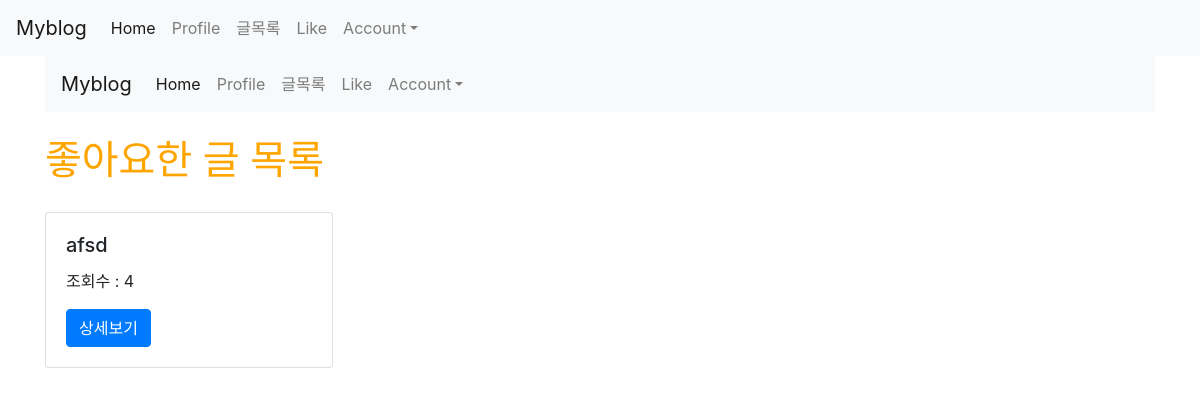
The app's page /posts/like_list/ (signed in), older data.
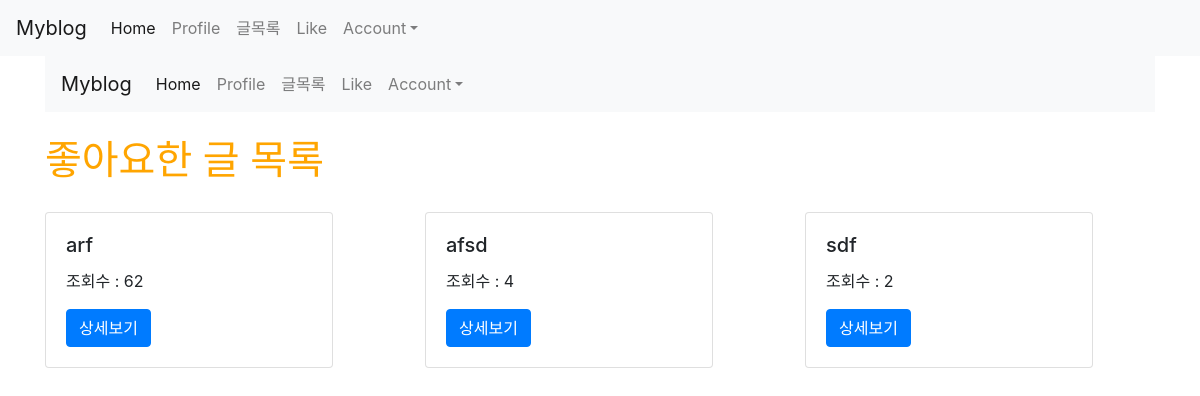
The same page, newer data.
### posts/models.py (models this page shows)
class Like(models.Model):
    user = models.ForeignKey(User, on_delete=models.CASCADE)
    post = models.ForeignKey(Post, on_delete=models.CASCADE)
    created_at = models.DateTimeField(auto_now_add=True)
    updated_at = models.DateTimeField(auto_now = True)
    class Meta:
            unique_together = (('user','post'))

class Post(models.Model):
    title = models.CharField(max_length=50, null=False)
    content = models.TextField()
    writer = models.ForeignKey(User, on_delete = models.CASCADE, null=True)
    view_count = models.IntegerField(default = 0)
    created_at = models.DateTimeField(auto_now_add = True)
    updated_at = models.DateTimeField(auto_now = True)
    image = models.ImageField(upload_to='images/', null=True)
    like_user_set = models.ManyToManyField(User, blank=True, related_name="like_user_set", through="Like")
    like_count = models.IntegerField(default = 0)
    @property
    def like_count(self):
        return self.like_user_set.count()

### posts/views.py (the view)
# urls.py: path('like_list/', like_list, name="like_list"),
@login_required
def like_list(request):
    likes = request.user.like_set.all()
    return render(request,'posts/like_list.html',{'likes':likes})

### posts/templates/posts/like_list.html
{% extends 'base.html' %}
{% load static %}
{% block content %}
{% include 'shared/_navbar.html' %}
<div class="container">
    {% if user.is_authenticated %}
        <h1>좋아요한 글 목록</h1>
        <div class="row">
            {% for like in likes %}
                <div class="col-md-4 col-12">
                    <div class="card" style="width: 18rem; margin-top: 20px;">
                        <div class="card-body">
                            <h5 class="card-title">{{ like.post.title }}</h5>
                            <p>조회수 : {{ like.post.view_count }} </p>
                            <a href="{% url 'posts:show' like.post.id %}" class="btn btn-primary">상세보기</a>
                        </div>
                    </div>
                </div>
            {% endfor %}
        </div>
    {% else %}
        <h3>로그인 후 이용이 가능합니다.</h3>
        <a href="{% url 'account_login' %}" class="btn btn-warning">로그인</a>
        <a href="{% url 'account_signup' %}" class="btn btn-warning">회원가입</a>
    {% endif %}
</div>
{% endblock %}

### myblog/templates/base.html (shortened to what this page needs)
<!doctype html>
{% load static %}
<html lang="en">
  <head>
    <link rel="stylesheet" href="https://stackpath.bootstrapcdn.com/bootstrap/4.5.0/css/bootstrap.min.css">
    <link rel="stylesheet" href="{% static 'css/project.css' %}">
    <link rel="stylesheet" href="https://cdnjs.cloudflare.com/ajax/libs/font-awesome/5.8.2/css/all.min.css"/>
  </head>
  <body>
    {% include 'shared/_navbar.html' %}
    <div class="container">
    {% block content %}
    {% endblock %}
    </div>
  </body>
</html>

### myblog/templates/shared/_navbar.html (shortened to what this page needs)
<nav class="navbar navbar-expand-lg navbar-light bg-light">
    <a class="navbar-brand" href="{% url 'main' %}">Myblog</a>
    <div class="collapse navbar-collapse" id="navbarNav">
      <ul class="navbar-nav">
        <li class="nav-item active">
          <a class="nav-link" href="/">Home <span class="sr-only">(current)</span></a>
        </li>
        <li class="nav-item">
          <a class="nav-link" href="{% url 'introduction:profile' %}">Profile</a>
        </li>
        <li class="nav-item">
          <a class="nav-link" href="{% url 'posts:main' %}">글목록</a>
        </li>
        <li class="nav-item">
          <a class="nav-link" href="{% url 'posts:like_list' %}">Like</a>
        </li>
      </ul>
      <ul class="nav navbar-nav navbar-right">
        <li class="nav-item dropdown">
          <a class="nav-link dropdown-toggle" data-toggle="dropdown" href="#" role="button" aria-haspopup="true" aria-expanded="false">Account</a>
        </li>
      </ul>
    </div>
  </nav>

### myblog/static/css/project.css (style rules this page uses)
h1 { color: orange; }

Row changes from the older to the newer data that the page shows:
added Like: post "arf", post.view_count "62"
added Like: post "sdf", post.view_count "2"
